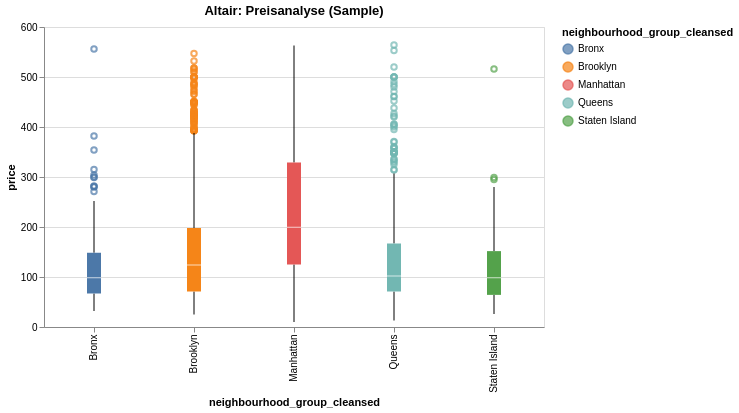

Notebook cell for this chart:
### Code cell
alt.Chart(df_view.sample(5000)).mark_boxplot().encode(
    x='neighbourhood_group_cleansed:N',
    y='price:Q',
    color='neighbourhood_group_cleansed:N'
).properties(width=500, title='Altair: Preisanalyse (Sample)').interactive()

### Figure 1 — Vega-Lite specification as saved in the notebook (floating-point values rounded to 4 significant figures; data arrays with more than 128 entries replaced by an {"elided": "..."} marker saying what was removed)
{"config": {"view": {"continuousWidth": 300, "continuousHeight": 300}}, "data": {"name": "data-fdbc8133ec636bbd973253a75724e6d6"}, "mark": {"type": "boxplot"}, "encoding": {"color": {"field": "neighbourhood_group_cleansed", "type": "nominal"}, "x": {"field": "neighbourhood_group_cleansed", "type": "nominal"}, "y": {"field": "price", "type": "quantitative"}}, "params": [{"name": "param_1e9efca18e7a2868", "select": {"type": "interval", "encodings": ["x", "y"]}, "bind": "scales"}], "title": "Altair: Preisanalyse (Sample)", "width": 500, "$schema": "https://vega.github.io/schema/vega-lite/v6.1.0.json", "datasets": {"data-fdbc8133ec636bbd973253a75724e6d6": {"elided": "5000 records"}}}
